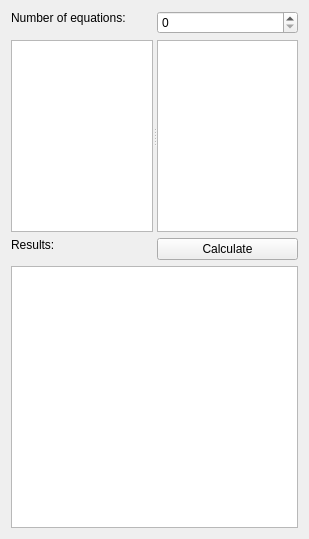
<?xml version="1.0" encoding="UTF-8"?>
<ui version="4.0">
 <class>SolvingEquationsTab</class>
 <widget class="QWidget" name="SolvingEquationsTab">
  <property name="geometry">
   <rect>
    <x>0</x>
    <y>0</y>
    <width>309</width>
    <height>539</height>
   </rect>
  </property>
  <layout class="QGridLayout" name="gridLayout">
   <item row="3" column="0">
    <widget class="QLabel" name="resultsLabel">
     <property name="text">
      <string>Results:</string>
     </property>
     <property name="alignment">
      <set>Qt::AlignLeading</set>
     </property>
    </widget>
   </item>
   <item row="3" column="1">
    <widget class="QPushButton" name="pushButton">
     <property name="text">
      <string>Calculate</string>
     </property>
    </widget>
   </item>
   <item row="0" column="0">
    <widget class="QLabel" name="equationsLabel">
     <property name="text">
      <string>Number of equations:</string>
     </property>
     <property name="alignment">
      <set>Qt::AlignLeading</set>
     </property>
    </widget>
   </item>
   <item row="0" column="1">
    <widget class="QSpinBox" name="spinBox">
     <property name="maximum">
      <number>1000000</number>
     </property>
    </widget>
   </item>
   <item row="1" column="0" rowspan="2" colspan="2">
    <widget class="QSplitter" name="splitter">
     <property name="orientation">
      <enum>Qt::Horizontal</enum>
     </property>
     <widget class="QWidget" name="variableNamesWidget" native="true">
      <layout class="QVBoxLayout" name="verticalLayout">
       <item>
        <widget class="QTableView" name="variableNamesList">
         <attribute name="horizontalHeaderVisible">
          <bool>false</bool>
         </attribute>
        </widget>
       </item>
      </layout>
     </widget>
     <widget class="QWidget" name="equationsWidget" native="true">
      <layout class="QVBoxLayout" name="verticalLayout_2">
       <item>
        <widget class="QTableView" name="equationsTable">
         <attribute name="horizontalHeaderVisible">
          <bool>true</bool>
         </attribute>
        </widget>
       </item>
      </layout>
     </widget>
    </widget>
   </item>
   <item row="4" column="0" colspan="2">
    <widget class="QTableView" name="resultsTable">
     <attribute name="horizontalHeaderVisible">
      <bool>true</bool>
     </attribute>
    </widget>
   </item>
  </layout>
 </widget>
 <resources/>
 <connections>
  <connection>
   <sender>spinBox</sender>
   <signal>valueChanged(int)</signal>
   <receiver>SolvingEquationsTab</receiver>
   <slot>changeSpinBoxValue(int)</slot>
   <hints>
    <hint type="sourcelabel">
     <x>213</x>
     <y>25</y>
    </hint>
    <hint type="destinationlabel">
     <x>140</x>
     <y>11</y>
    </hint>
   </hints>
  </connection>
  <connection>
   <sender>pushButton</sender>
   <signal>clicked()</signal>
   <receiver>SolvingEquationsTab</receiver>
   <slot>calculate()</slot>
   <hints>
    <hint type="sourcelabel">
     <x>149</x>
     <y>286</y>
    </hint>
    <hint type="destinationlabel">
     <x>211</x>
     <y>278</y>
    </hint>
   </hints>
  </connection>
 </connections>
 <slots>
  <slot>changeSpinBoxValue(int)</slot>
  <slot>calculate()</slot>
 </slots>
</ui>
